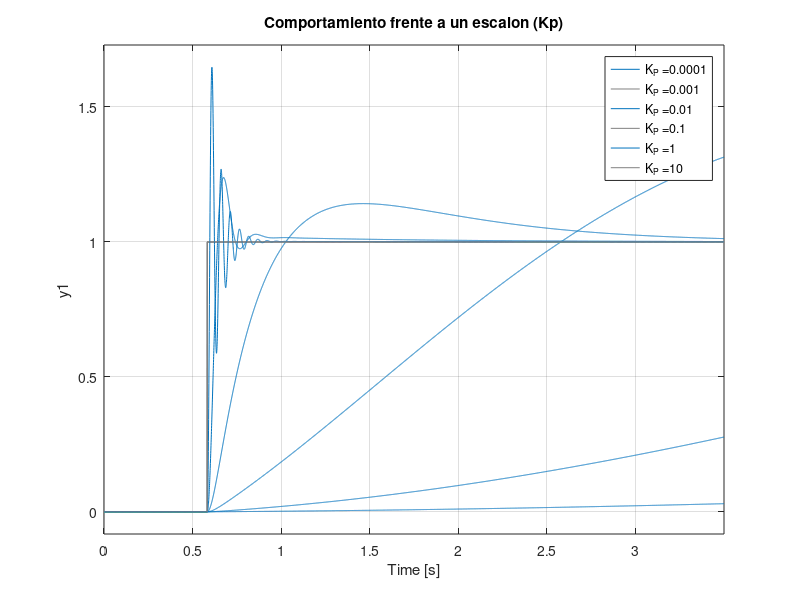
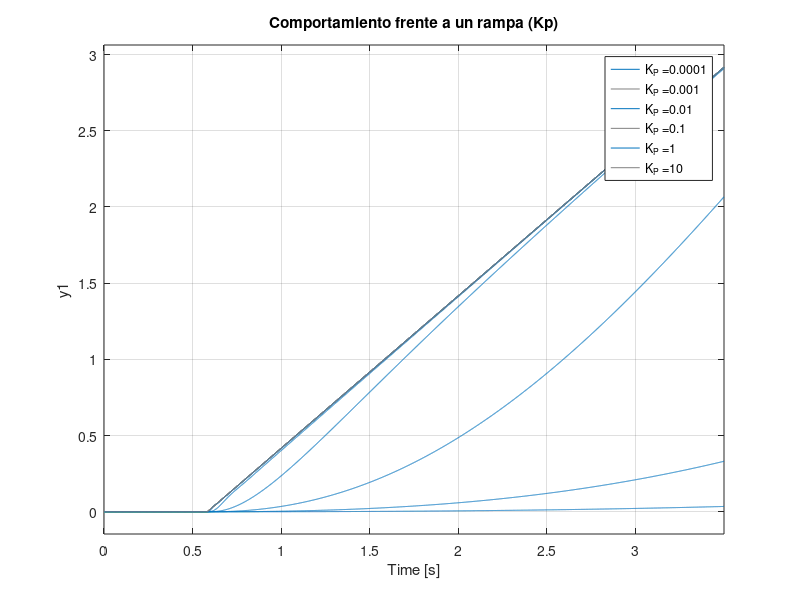
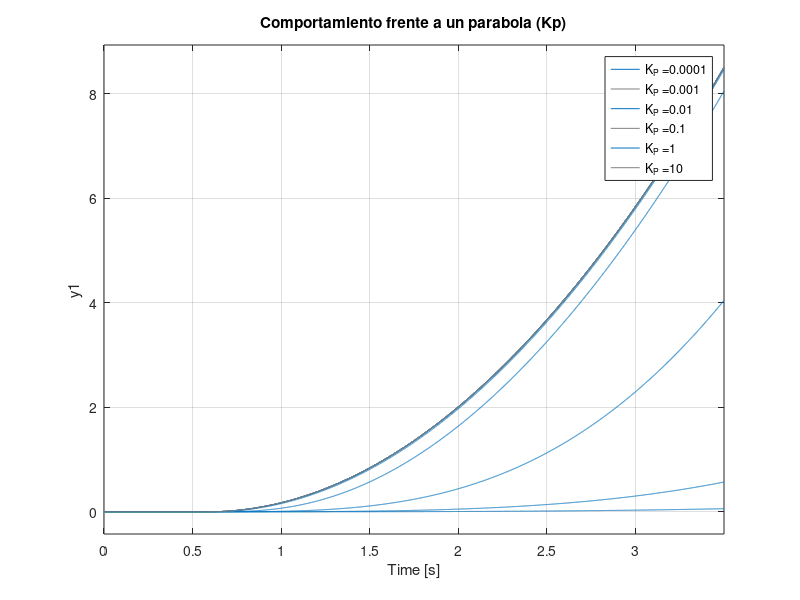
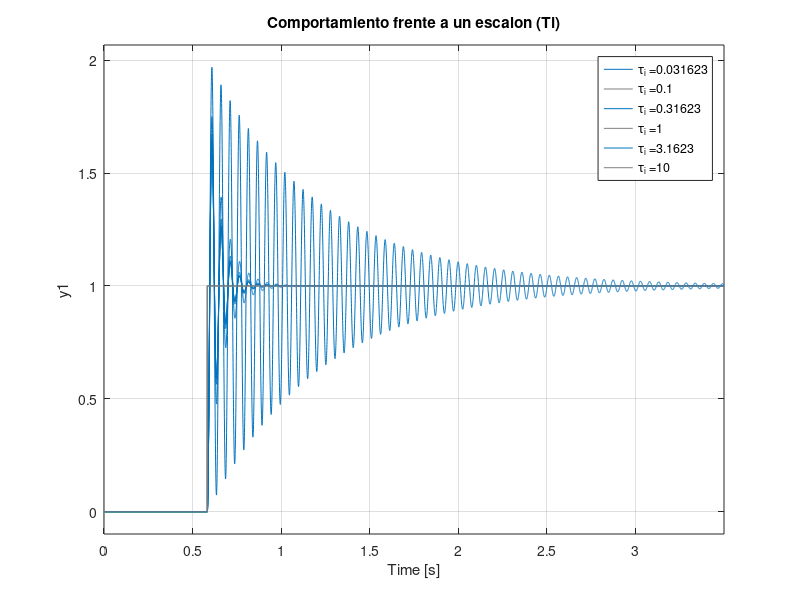

These charts were generated, in order, by the following MATLAB code: (Note: this script raises an error after producing the figures.)
clear all; clc; close all;

K = 1500;
p = 35;

x = p.*(0:0.0005/p:0.1);

aux = -4:1:1;
auxTi = -1.5:0.5:1;

Kp = 10.^aux;
Ti = 10.^auxTi;

Kpfija = 10;
Tifija = 1;

%% Ti fijo

figure(1)
grid on;

Legend = cell(length(aux),1);

u = ones(1,length(x));
u(1:ceil(length(u)/6)) = 0;
t = x;

for i = 1:length(Kp)
    num = [K*Kp(i) K*Kp(i)/Tifija];
    den = [1 p K*Kp(i) K*Kp(i)/Tifija];
    sys = tf(num,den);
    lsim(sys, u, t)
    Legend{i} = strcat('K_{P} = ', num2str(Kp(i)));
    hold on;
end

title('Comportamiento frente a un escalon (Kp)')
legend(Legend);
hold off;
saveas(gcf,'img/01_PIEscalonKp.png')

figure(2)
grid on;

Legend = cell(length(aux),1);

t = x;
u = t-t(ceil(length(t)/6));
u(1:ceil(length(u)/6)) = 0;

for i = 1:length(Kp)
    num = [K*Kp(i) K*Kp(i)/Tifija];
    den = [1 p K*Kp(i) K*Kp(i)/Tifija];
    sys = tf(num,den);
    lsim(sys, u, t)
    Legend{i} = strcat('K_{P} = ', num2str(Kp(i)));
    hold on;
end

title('Comportamiento frente a un rampa (Kp)')
legend(Legend);
hold off;
saveas(gcf,'img/01_PIRampaKp.png')

figure(3)
grid on;

Legend = cell(length(aux),1);

t = x;
u = (t-t(ceil(length(t)/6))).^2;
u(1:ceil(length(u)/6)) = 0;

for i = 1:length(Kp)
    num = [K*Kp(i) K*Kp(i)/Tifija];
    den = [1 p K*Kp(i) K*Kp(i)/Tifija];
    sys = tf(num,den);
    lsim(sys, u, t)
    Legend{i} = strcat('K_{P} = ', num2str(Kp(i)));
    hold on;
end

title('Comportamiento frente a un parabola (Kp)')
legend(Legend);
hold off;
saveas(gcf,'img/01_PIParabolaKp.png')

%% Kp fijo

figure(4);
grid on;

Legend = cell(length(auxTi),1);

u = ones(1,length(x));
u(1:ceil(length(u)/6)) = 0;
t = x;

for i = 1:length(auxTi)
    num = [K*Kpfija K*Kpfija/Ti(i)];
    den = [1 p K*Kpfija K*Kpfija/Ti(i)];
    sys = tf(num,den);
    lsim(sys, u, t)
    Legend{i} = strcat('\tau_{i} = ', num2str(Ti(i)));
    hold on;
end

title('Comportamiento frente a un escalon (Ti)')
legend(Legend);
hold off;
saveas(gcf,'img/01_PIEscalonTi.png')

figure(5)
grid on;

Legend = cell(length(auxTi),1);

t = x;
u = t-t(ceil(length(t)/6));
u(1:ceil(length(u)/6)) = 0;

for i = 1:length(auxTi)
    num = [K*Kpfija K*Kpfija/Ti(i)];
    den = [1 p K*Kpfija K*Kpfija/Ti(i)];
    sys = tf(num,den);
    lsim(sys, u, t)
    Legend{i} = strcat('\tau_{i} = ', num2str(Ti(i)));
    hold on;
end

title('Comportamiento frente a un rampa (Ti)')
legend(Legend);
hold off;
saveas(gcf,'img/01_PIRampaTi.png')

figure(6)
grid on;

Legend = cell(length(auxTi),1);

t = x;
u = (t-t(ceil(length(t)/6))).^2;
u(1:ceil(length(u)/6)) = 0;

for i = 1:length(auxTi)
    num = [K*Kpfija K*Kpfija/Ti(i)];
    den = [1 p K*Kpfija K*Kpfija/Ti(i)];
    sys = tf(num,den);
    lsim(sys, u, t)
    Legend{i} = strcat('\tau_{i} = ', num2str(Ti(i)));
    hold on;
end

title('Comportamiento frente a un parabola (Ti)')
legend(Legend);
hold off;
saveas(gcf,'img/01_PIParabolaTi.png')

%% Rlocus

figure(7)

num = [K*Tifija K];
den = [Tifija Tifija*p 0 0];
rlocus(num,den)
saveas(gcf,'img/01_PIRLocusKp.png')

% fig = 8;
% 
% for i = 1:length(auxTi)
%     figure(fig)
%     num = [K*Ti(i) K];
%     den = [Ti(i) Ti(i)*p 0 0];
%     rlocus(num,den)
%     fig = fig + 1;
% end